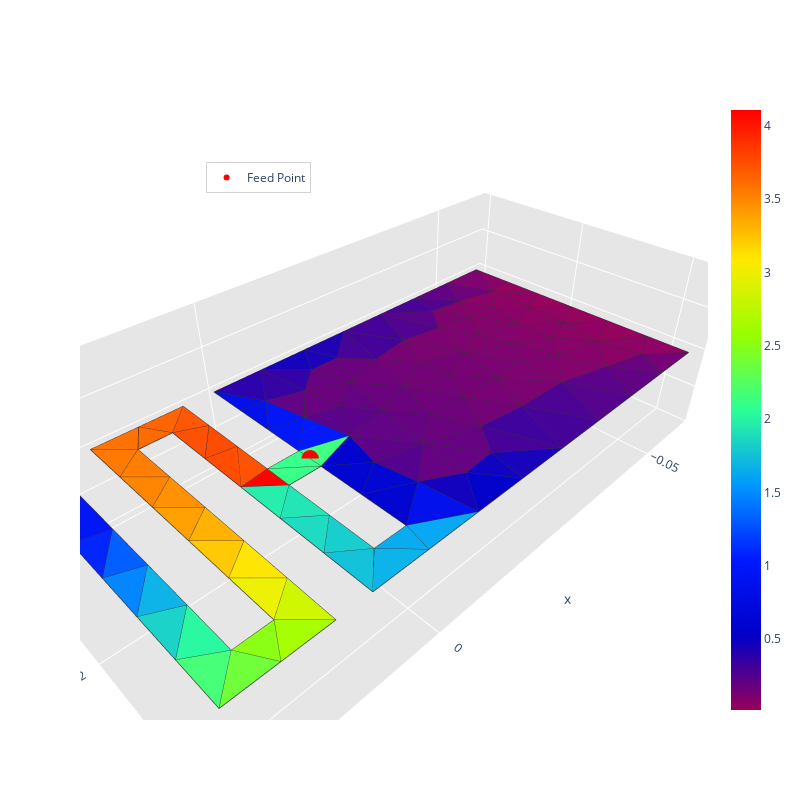
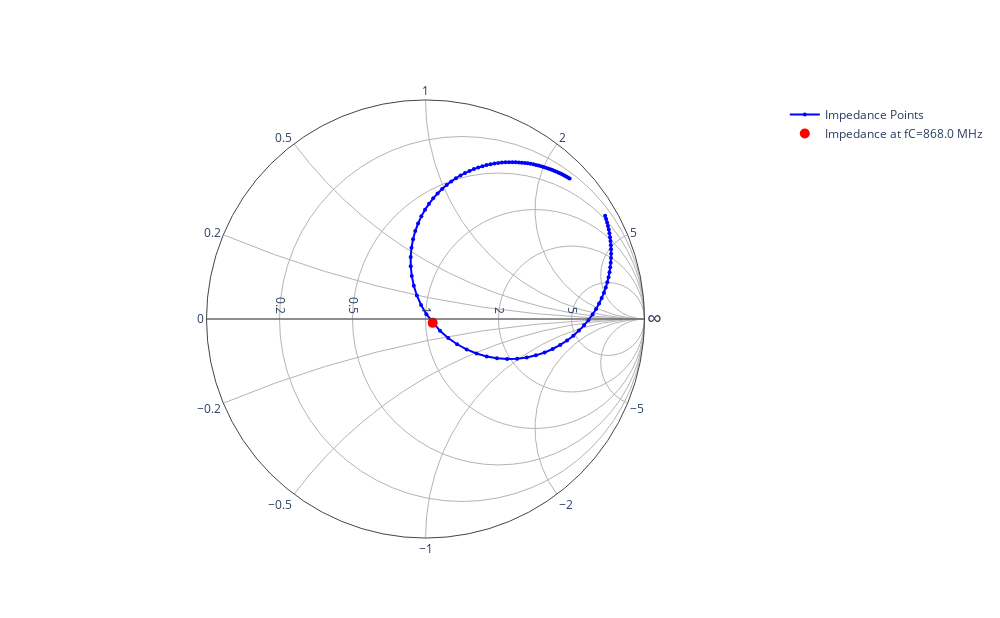

Write notebook code for charts like these, in order.
### Code cell
print(f"distance meandres {distance_meandre * 1000} mm")
print(f"Largeur de piste ifa {largeur_piste * 1000} mm")
print(f"position feed = {feed * 1000} mm\n")
N_list_elem, new_distance_meandre_elem = creation_ifa(a, b, largeur_piste, distance_meandre, feed, x_t, y_t, save_mesh_folder, mesh_name, mesh_size)
print(f"Number of meanders {N_list_elem}")
print(f"New distance meandres {new_distance_meandre_elem * 1000} mm")
frequence_resonance, s11_db, R_res, X_res = simulate(frequencies, ifa_meander_mat, fC, feed_point)
plot_s11_curve(s11_db, fLow, fHigh, fC)
